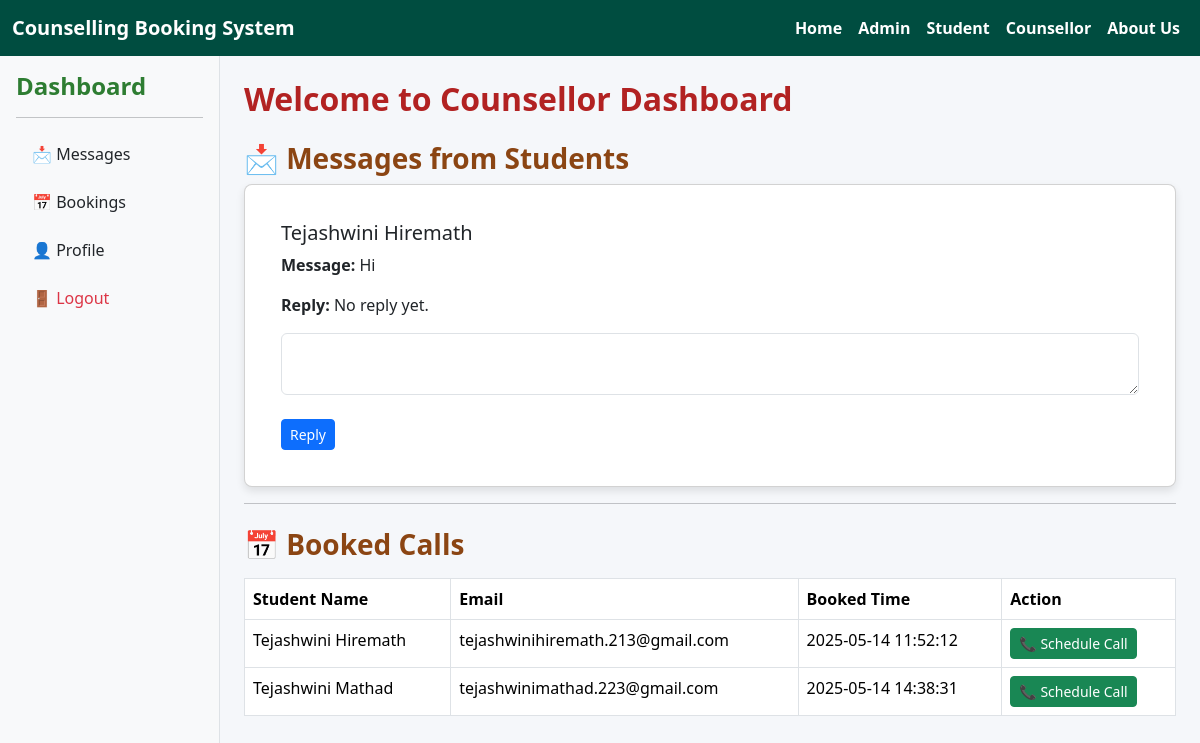
Page /counsellor_dashboard (signed in) on the earlier database version.
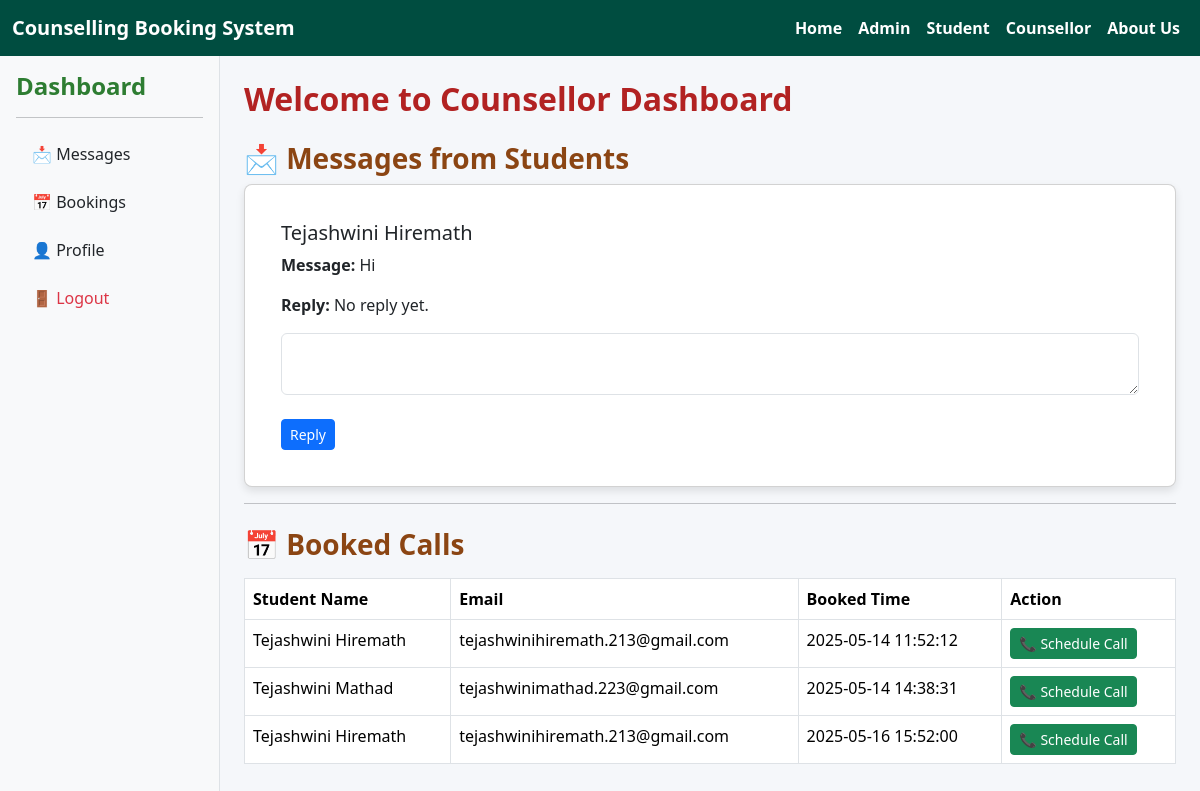
Same page on the later database version.
### tables this page shows
CREATE TABLE messages (
        id INTEGER PRIMARY KEY AUTOINCREMENT,
        student_id INTEGER,
        counsellor_id INTEGER,
        message TEXT NOT NULL,
        reply TEXT,
        timestamp TEXT
    );

CREATE TABLE users (
            id INTEGER PRIMARY KEY AUTOINCREMENT,
            name TEXT NOT NULL,
            email TEXT NOT NULL,
            phone TEXT NOT NULL,
            password TEXT NOT NULL
        , counselling_type TEXT, caste TEXT, aadhaar TEXT, gender TEXT, bio TEXT);

CREATE TABLE bookings (
    id INTEGER PRIMARY KEY AUTOINCREMENT,
    student_id INTEGER NOT NULL,
    counsellor_id INTEGER NOT NULL,
    timestamp TEXT NOT NULL
, scheduled_time TEXT);

### app.py (the view)
@app.route('/counsellor_dashboard', methods=['GET', 'POST'])
def counsellor_dashboard():
    if 'counsellor_id' not in session:
        return redirect(url_for('counsellor_login'))
    conn = sqlite3.connect('counsellors.db')
    cursor = conn.cursor()
    cursor.execute('''
        SELECT messages.id, users.name, messages.message, messages.reply
        FROM messages
        JOIN users ON messages.student_id = users.id
        WHERE messages.counsellor_id = ?
    ''', (session['counsellor_id'],))
    data = cursor.fetchall()
    print("fef",data)
    cursor.execute('''
        SELECT users.name, users.email, bookings.timestamp,bookings.id
        FROM bookings
        JOIN users ON bookings.student_id = users.id
        WHERE bookings.counsellor_id = ?
    ''', (session['counsellor_id'],))
    bookings = cursor.fetchall()
    print("BOKKING",bookings)
    cursor.execute('SELECT bio FROM counsellors WHERE id = ?', (session['counsellor_id'],))
    bio_row = cursor.fetchone()
    bio = bio_row[0] if bio_row else ''
    print("Hi",bookings)
    conn.close()
    return render_template('counsellor_dashboard.html', messages=data, bookings=bookings,counsellor_bio=bio)

### templates/counsellor_dashboard.html
{% extends "base.html" %}
{% block content %}
<div class="d-flex">
    <div class="bg-light p-3 border-end" style="width: 220px; min-height: 100vh;">
        <h4>Dashboard</h4>
        <hr>
        <ul class="nav flex-column">
            <li class="nav-item mb-2">
                <a class="nav-link text-dark" href="#messages">📩 Messages</a>
            </li>
            <li class="nav-item mb-2">
                <a class="nav-link text-dark" href="#bookings">📅 Bookings</a>
            </li>
            <li class="nav-item mb-2">
                <a class="nav-link text-dark" href="{{ url_for('counsellor_profile') }}">👤 Profile</a>
            </li>
            <li class="nav-item">
                <a class="nav-link text-danger" href="/logout">🚪 Logout</a>
            </li>
        </ul>
    </div>
    <div class="flex-grow-1 p-4">
        <h2 style="color:firebrick;" class="mb-4">Welcome to Counsellor Dashboard</h2>
        <h3 id="messages" style="color:saddlebrown;">📩 Messages from Students</h3>
        {% for m in messages %}
        <div class="card mb-2">
            <div class="card-body">
                <h5 class="card-title">{{ m[1] }}</h5>
                <p class="card-text"><strong>Message:</strong> {{ m[2] }}</p>
                <p><strong>Reply:</strong> {{ m[3] if m[3] else "No reply yet." }}</p>
                {% if not m[3] %}
                <form method="post" action="{{ url_for('reply_message', message_id=m[0]) }}">
                    <textarea name="reply" class="form-control" required></textarea><br>
                    <button type="submit" class="btn btn-sm btn-primary">Reply</button>
                </form>
                {% endif %}
            </div>
        </div>
        {% endfor %}
        <hr>
        <h3 id="bookings" style="color:saddlebrown;" class="mt-4">📅 Booked Calls</h3>
        {% if bookings %}
        <table class="table table-bordered bg-white text-dark mt-3">
            <thead>
                <tr>
                    <th>Student Name</th>
                    <th>Email</th>
                    <th>Booked Time</th>
                    <th>Action</th>
                </tr>
            </thead>
            <tbody>
                {% for b in bookings %}
                <tr>
                    <td>{{ b[0] }}</td>
                    <td>{{ b[1] }}</td>
                    <td>{{ b[2] }}</td>
                    <td><a href="{{ url_for('schedule_call_form', booking_id=b[3]) }}" class="btn btn-sm btn-success">📞 Schedule Call</a></td>
                </tr>
                {% endfor %}
            </tbody>
        </table>
        {% else %}
        <p class="text-white">No bookings yet.</p>
        {% endif %}
    </div>
</div>
{% endblock %}

Differences in the rows shown:
added bookings: name "Tejashwini Hiremath", email "tejashwinihiremath.213@gmail.com", timestamp "2025-05-16 15:52:00"
